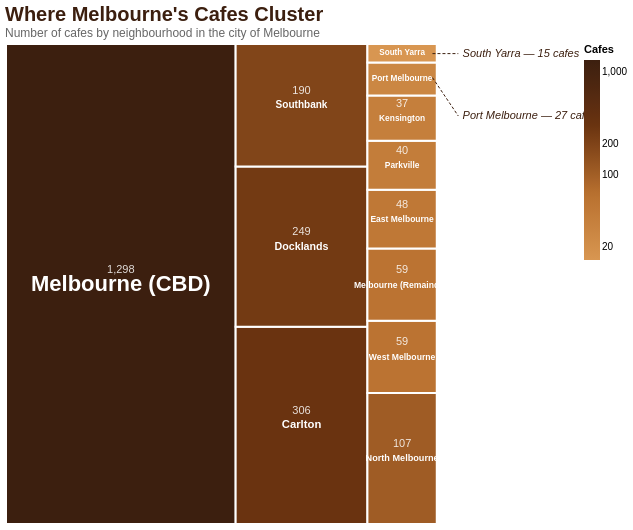

Vega-Lite specification for this chart:
### Vega-Lite specification from a JSON file in a GitHub repository (floating-point values rounded to 4 significant figures)
{"$schema": "https://vega.github.io/schema/vega-lite/v5.json", "title": {"text": "Where Melbourne's Cafes Cluster", "subtitle": "Number of cafes by neighbourhood in the city of Melbourne", "anchor": "start", "fontSize": 20, "subtitleFontSize": 12, "subtitleColor": "#666", "color": "#3C1F0F"}, "width": 560, "height": 480, "data": {"values": [{"neighbourhood": "Melbourne (CBD)", "cafe_count": 1298, "x": 0.0, "y": 0.0, "x2": 0.5331, "y2": 1.0}, {"neighbourhood": "Carlton", "cafe_count": 306, "x": 0.5331, "y": 0.0, "x2": 0.839, "y2": 0.4107}, {"neighbourhood": "Docklands", "cafe_count": 249, "x": 0.5331, "y": 0.4107, "x2": 0.839, "y2": 0.745}, {"neighbourhood": "Southbank", "cafe_count": 190, "x": 0.5331, "y": 0.745, "x2": 0.839, "y2": 1.0}, {"neighbourhood": "North Melbourne", "cafe_count": 107, "x": 0.839, "y": 0.0, "x2": 1.0, "y2": 0.273}, {"neighbourhood": "West Melbourne", "cafe_count": 59, "x": 0.839, "y": 0.273, "x2": 1.0, "y2": 0.4235}, {"neighbourhood": "Melbourne (Remainder)", "cafe_count": 59, "x": 0.839, "y": 0.4235, "x2": 1.0, "y2": 0.574}, {"neighbourhood": "East Melbourne", "cafe_count": 48, "x": 0.839, "y": 0.574, "x2": 1.0, "y2": 0.6964}, {"neighbourhood": "Parkville", "cafe_count": 40, "x": 0.839, "y": 0.6964, "x2": 1.0, "y2": 0.7985}, {"neighbourhood": "Kensington", "cafe_count": 37, "x": 0.839, "y": 0.7985, "x2": 1.0, "y2": 0.8929}, {"neighbourhood": "Port Melbourne", "cafe_count": 27, "x": 0.839, "y": 0.8929, "x2": 1.0, "y2": 0.9617}, {"neighbourhood": "South Yarra", "cafe_count": 15, "x": 0.839, "y": 0.9617, "x2": 1.0, "y2": 1.0}]}, "layer": [{"mark": {"type": "rect", "stroke": "white", "strokeWidth": 2}, "encoding": {"x": {"field": "x", "type": "quantitative", "axis": null, "scale": {"domain": [0, 1.3]}}, "x2": {"field": "x2"}, "y": {"field": "y", "type": "quantitative", "axis": null, "scale": {"domain": [0, 1]}}, "y2": {"field": "y2"}, "color": {"field": "cafe_count", "type": "quantitative", "scale": {"range": ["#D89651", "#B8702F", "#6B3410", "#3C1F0F"], "type": "log"}, "legend": {"title": "Cafes", "orient": "right", "format": ",.0f"}}, "tooltip": [{"field": "neighbourhood", "type": "nominal", "title": "Neighbourhood"}, {"field": "cafe_count", "type": "quantitative", "title": "Cafes", "format": ","}]}}, {"transform": [{"calculate": "(datum.x + datum.x2) / 2", "as": "cx"}, {"calculate": "(datum.y + datum.y2) / 2", "as": "cy"}, {"calculate": "(datum.x2 - datum.x) * (datum.y2 - datum.y)", "as": "area"}], "mark": {"type": "text", "fontWeight": "bold", "color": "white", "align": "center", "baseline": "middle"}, "encoding": {"x": {"field": "cx", "type": "quantitative", "scale": {"domain": [0, 1.3]}, "axis": null}, "y": {"field": "cy", "type": "quantitative", "scale": {"domain": [0, 1]}, "axis": null}, "text": {"field": "neighbourhood"}, "size": {"field": "area", "type": "quantitative", "scale": {"range": [8, 22]}, "legend": null}}}, {"transform": [{"calculate": "(datum.x + datum.x2) / 2", "as": "cx"}, {"calculate": "((datum.y + datum.y2) / 2) + 0.03", "as": "cy"}, {"calculate": "(datum.x2 - datum.x) * (datum.y2 - datum.y)", "as": "area"}, {"filter": "datum.area > 0.015"}], "mark": {"type": "text", "color": "white", "align": "center", "baseline": "middle", "fontSize": 11, "opacity": 0.85}, "encoding": {"x": {"field": "cx", "type": "quantitative", "scale": {"domain": [0, 1.3]}, "axis": null}, "y": {"field": "cy", "type": "quantitative", "scale": {"domain": [0, 1]}, "axis": null}, "text": {"field": "cafe_count", "type": "quantitative", "format": ","}}}, {"data": {"values": [{"x_anchor": 0.99, "y_anchor": 0.93, "x_label": 1.05, "y_label": 0.85}, {"x_anchor": 0.99, "y_anchor": 0.98, "x_label": 1.05, "y_label": 0.98}]}, "mark": {"type": "rule", "stroke": "#3C1F0F", "strokeWidth": 1, "strokeDash": [3, 2]}, "encoding": {"x": {"field": "x_anchor", "type": "quantitative", "scale": {"domain": [0, 1.3]}, "axis": null}, "x2": {"field": "x_label"}, "y": {"field": "y_anchor", "type": "quantitative", "scale": {"domain": [0, 1]}, "axis": null}, "y2": {"field": "y_label"}}}, {"data": {"values": [{"x": 1.06, "y": 0.85, "label": "Port Melbourne — 27 cafes"}, {"x": 1.06, "y": 0.98, "label": "South Yarra — 15 cafes"}]}, "mark": {"type": "text", "align": "left", "baseline": "middle", "fontStyle": "italic", "fontSize": 11, "color": "#3C1F0F"}, "encoding": {"x": {"field": "x", "type": "quantitative", "scale": {"domain": [0, 1.3]}, "axis": null}, "y": {"field": "y", "type": "quantitative", "scale": {"domain": [0, 1]}, "axis": null}, "text": {"field": "label"}}}], "config": {"view": {"stroke": null}, "background": "transparent"}}
